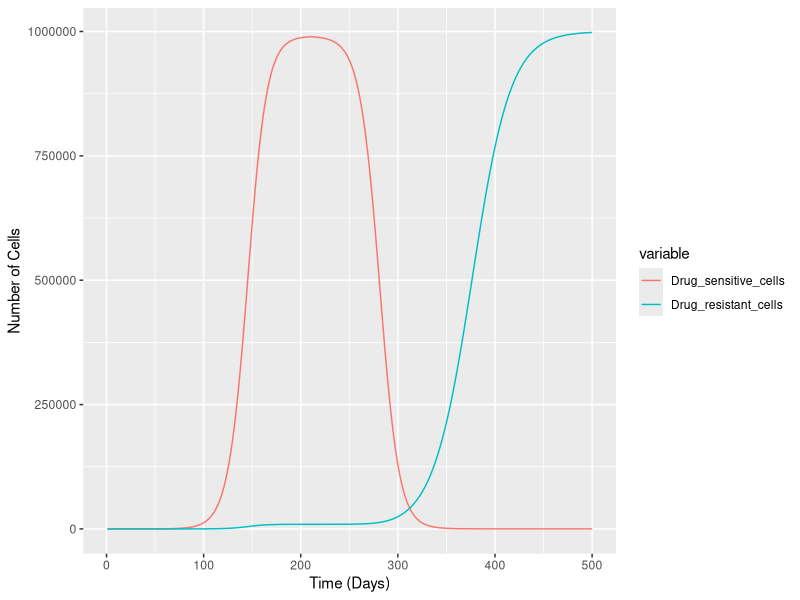

Write the R code that produced this figure.

library(ggplot2)
library(reshape2)
# N is the non-mutant shown in red labeled drug sensitive
# M is the mutant shown in blue labeled drug resistant


days=500
r=0.1
rm=0.05
rn=-0.1
K=1000000
N0=1
M0=1
N=numeric(length=days)
N[1]=N0
M=numeric(length=days)
M[1]=M0

for(t in 1:(days-1)){
  if(t<210){
    if(N[t]>99){
      N[t+1]=N[t]+r*N[t]*(1-((N[t]+M[t])/K))
      M[t+1]=M[t]+r*M[t]*(1-((N[t]+M[t])/K))
    }else {
      N[t+1]=N[t]+r*N[t]*(1-(N[t]/K))
      M[t+1]=1
    } 
  }else{
    N[t+1]=N[t]+rn*N[t]*(1-((N[t]+M[t])/K))
    M[t+1]=M[t]+rm*M[t]*(1-((N[t]+M[t])/K))
  }
}

simEvents<-data.frame(time=1:length(N), Drug_sensitive_cells=N, Drug_resistant_cells=M)
test_data_long <- melt(simEvents, id="time")
print(test_data_long)
ggplot(data=test_data_long, aes(x=time, y=value, colour=variable))+
  geom_line()+
  ylab("Number of Cells")+
  xlab("Time (Days)")

